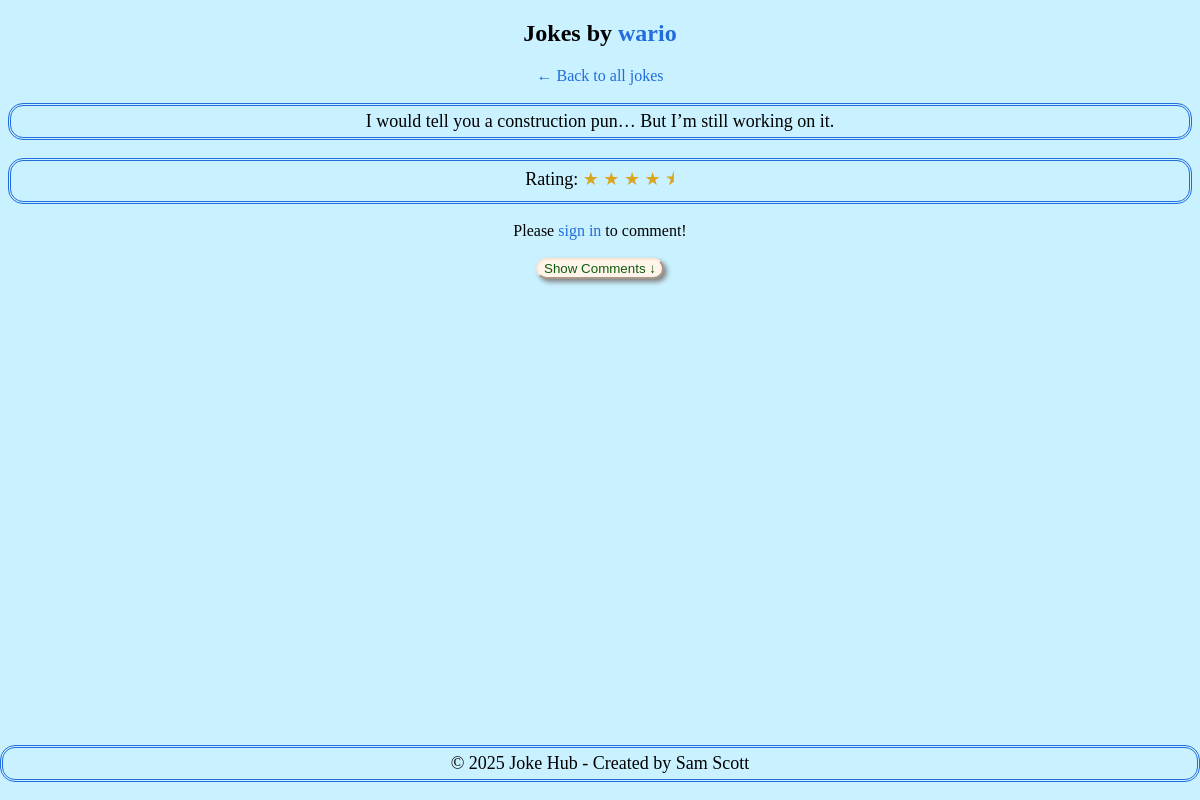
Page /user_detail/1 on the committed database.
### tables this page shows
CREATE TABLE users ( --users table 
                id INTEGER PRIMARY KEY AUTOINCREMENT, 
                username TEXT UNIQUE NOT NULL,
                password TEXT NOT NULL,
                is_admin INTEGER DEFAULT 0
              );

CREATE TABLE jokes (  -- jokes table for users to insert jokes
                id INTEGER PRIMARY KEY AUTOINCREMENT,
                content TEXT NOT NULL,
                timestamp TEXT NOT NULL,
                user_id INTEGER, --replacing this use instead of username
                rating REAL DEFAULT 0, 
                approved INTEGER DEFAULT 0,
                FOREIGN KEY(user_id) REFERENCES users(id) ON DELETE CASCADE 
                --Setting up the table with ON DELETE CASCADE, then deleting the user will automatically delete all related data(which is what we want!) 
            );

### app.py (the view)
@app.route('/user_detail/<int:user_id>')
def user_detail(user_id):
    conn = sqlite3.connect('jokes.db')
    conn.row_factory = sqlite3.Row
    c = conn.cursor()
    c.execute('''
            SELECT "jokes"."id", "jokes"."content", "jokes"."rating", "users"."username"
            FROM "jokes"
            JOIN "users" ON "jokes"."user_id" = "users"."id"
            WHERE "users"."id" = ?
            ''', (user_id,))
    jokes = []
    joke_ids = []
    for row in c.fetchall():
        jokes.append({
            'id': row['id'],
            'content': row['content'],
            'rating': row['rating'],
            'username': row['username']
        })
        joke_ids.append(row['id'])
    if not jokes:
        flash("User has no jokes uploaded.")
        return redirect(url_for('index'))
    comments = []
    if joke_ids:
        placeholders = ','.join('?' for _ in joke_ids)
        c.execute(f'''
                SELECT "ratings"."comment", "users"."username", "ratings"."rating", "ratings"."timestamp", "ratings"."joke_id"
                FROM "ratings"
                JOIN "users" ON "ratings"."user_id" = "users"."id"
                WHERE "ratings"."joke_id" IN ({placeholders})
                ORDER BY "ratings"."timestamp" DESC
                ''', joke_ids)
        for row in c.fetchall():
            comments.append({
                'comment': row['comment'],
                'username': row['username'],
                'rating': row['rating'],
                'timestamp': row['timestamp'],
                'joke_id': row['joke_id']
            })
    conn.close()
    return render_template('user_detail.html', jokes=jokes, comments=comments)

### templates/user_detail.html (shortened to what this page needs)
<!DOCTYPE html>
<html lang="en">
<head>
    <link rel="stylesheet" href="{{ url_for('static', filename='css/index.css') }}">
</head>
<body>
    <h2>Jokes by <strong id="username">{{ jokes[0].username if jokes else 'User' }}</strong></h2>
        <a href="{{ url_for('index') }}">&larr; Back to all jokes</a>
    {% if jokes %}
        {% for joke in jokes %}
            <div class="joke">
            <p> {{ joke.content }}</p>
            <p>Rating:
                {% set full_stars = joke['rating'] | int %}
                {% set half_stars = 1 if joke['rating'] - full_stars >= 0.5 else 0 %}
                {% for i in range(full_stars) %}
                <span style="color:goldenrod";>★</span>
                {% endfor %}
                {% if half_stars %}
                <span style="color:goldenrod";>⯨</span>
                {% endif %}
                </p>
                {% if session.get('user_id') %}
            <form method ="POST" action="{{ url_for('rate_joke', joke_id = joke['id'])}}">
                <label for="rating">Rate this joke:</label>
                <select name="rating" required>
                    <option value=""> </option>
                    {% for i in range(1, 6) %}
                    <option value="{{ i }}">{{ i }}</option>
                    {% endfor %}
                </select>
                <label for="comment">Comment:</label>
                <textarea name="comment" required></textarea>
                <button type="submit">Submit</button>
            </form>
                {% else %}
                    Please <a href="{{ url_for('login') }}">sign in</a> to comment!
                {% endif %}
                <br><br>
                <button class="comment-section-button" type="submit">Show Comments ↓</button>
            </div>
        {% endfor %}
    {% else %}
            <p>This user hasn't posted any jokes yet.</p>
    {% endif %}
    <footer>
        <p>&copy; 2025 Joke Hub - Created by Sam Scott </p>
    </footer>
</body>
</html>

### static/css/index.css (style rules this page uses)
body { background-color:rgb(202, 241, 255); text-align: center; }
p { font-size: 18px; padding: 5px 50px 5px 50px; border: 3px double rgb(34, 109, 221); border-radius: 15px; }
button { display: inline-block; color: rgb(13, 90, 13); background-color: rgb(255, 244, 233); border-radius: 15px; border-color: rgb(252, 230, 209); box-shadow: 3px 3px 5px grey; }
a { color: rgb(34, 109, 221); text-decoration: none; }
footer { position: fixed; left: 0; bottom: 0; width: 100%; text-align: center; }
#username { color:rgb(34, 109, 221); }

### rows in the picture
users: username "wario"
jokes: content "I would tell you a construction pun… But I’m still working on it."
